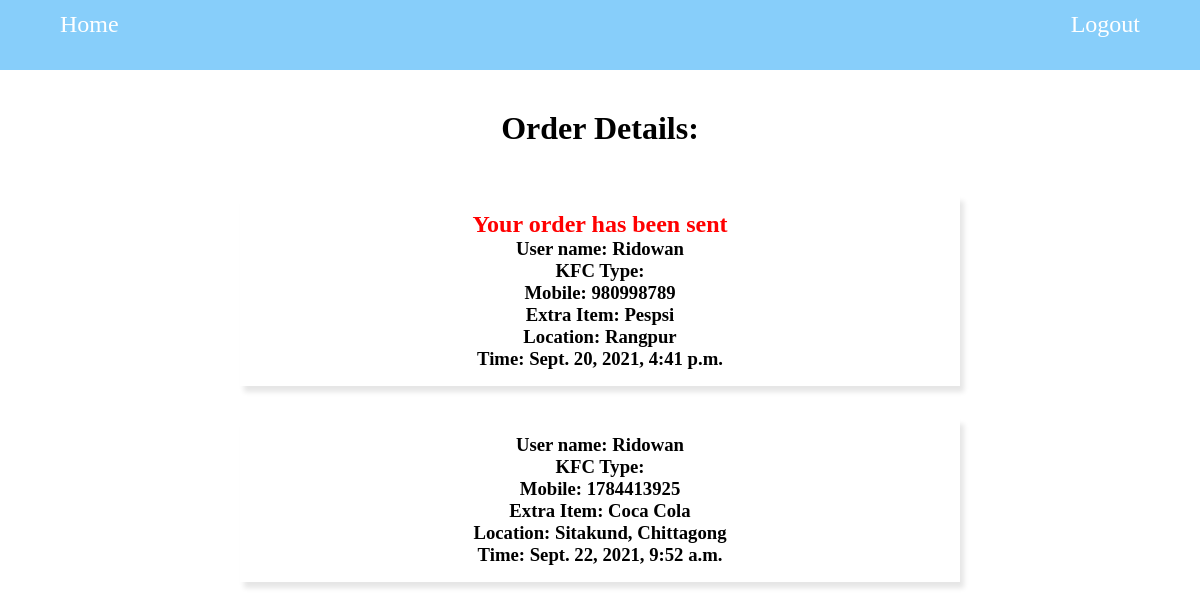
The app's page /order_details/ (signed in) with its own data.
### Kfc/models.py (models this page shows, shortened)
class Order(models.Model):
    user = models.ForeignKey(User, on_delete=models.CASCADE)
    KFC_TYPE = (
        ('Triple Treat Meal', 'Triple Treat Meal'),
        ('Leg piece Bucket', 'Leg piece Bucket'),
        ('Delight Meal', 'Delight Meal'),
        ('Tacos Meal', 'Tacos Meal'),
    )
    KFC_type = models.CharField(max_length=20, choices=KFC_TYPE)
    mobile = models.IntegerField(max_length=11)
    ITEM = (
        ('Pespsi', 'Pespsi'),
        ('Coca Cola', 'Coca Cola'),
    )
    extra_item = models.CharField(max_length=20, choices=ITEM)
    location = models.CharField(max_length=200)
    time = models.DateTimeField(default=timezone.now)
    id = models.AutoField(primary_key=True)
    DONE = (
        ('Not done', 'Not done'),
        ('Done', 'Done'),
    )
    done = models.CharField(max_length=10,choices=DONE, default='Not done')

### Kfc/views.py (the view)
# urls.py: path('order_details/',views.order_view,name='order_details'),
def order_view(request):
    order_object=Order.objects.filter(user=request.user)
    context={
        'object':order_object,
    }
    return render(request,"Kfc/order_details.html",context)

### Kfc/templates/Kfc/order_details.html
{% extends "Kfc/home.html" %}
{% block content %}
<div class="order">
    <h1 style="padding-bottom: 1rem;">Order Details:</h1>
    {% for ob in object %}
    <div class="details">
    {% if ob.done == 'Done' %}
    <h2 style="color: red;">Your order has been sent</h2>
    {% endif %}
    <h3>User name: {{ ob.user }}</h3>
    <h3>KFC Type: {{ ob.pizza_type }}</h3>
    <h3>Mobile: {{ ob.mobile }}</h3>
    <h3>Extra Item: {{ ob.extra_item }}</h3>
    <h3>Location: {{ ob.location }}</h3>
    <h3>Time: {{ ob.time }}</h3>
    </div>
    {% endfor %}
</div>
{% endblock %}

### Kfc/templates/Kfc/home.html (shortened to what this page needs)
{% load static %}
<!doctype html>
<html lang="en">
<head>
    <link rel="stylesheet" href="{% static 'UserReg/style.css' %}">
</head>
<body>
<div class="navbar">
    {% if user.is_authenticated %}
    <div class="authen">
        <div class="home-grid-1">
            <a href="{% url 'home' %}" style="color:white;font-size: 1.5rem;">Home</a>
        </div>
        <div class="home-grid-2">
            <a href="{% url 'logout' %}" style="color:white;font-size: 1.5rem;">Logout</a>
        </div>
    </div>
    {% endif %}
</div>
{% block content %}{% endblock %}
</body>
</html>

### UserReg/static/UserReg/style.css (style rules this page uses)
* { padding: 0; margin: 0; box-sizing: border-box; }
a { text-decoration: none; }
.navbar { max-height: 10vh; background-color: lightskyblue; padding-bottom: 2rem; }
.new-user,.authen { display: flex; justify-content: space-between; padding-top: .7rem; width: 90%; margin: 0 auto; }
.order { text-align: center; width: 60vw; margin:5vh auto 0 auto; }
.details { margin: 4vh 0; box-shadow: 4px 6px 5px rgba(0,0,0,0.1); }
.details { padding: 1rem 0; }

### records on screen
Order: done "Your order has been sent", user "Ridowan", mobile "980998789", extra_item "Pespsi", location "Rangpur", time "Sept. 20, 2021, 4:41 p.m."
Order: user "Ridowan", mobile "1784413925", extra_item "Coca Cola", location "Sitakund, Chittagong", time "Sept. 22, 2021, 9:52 a.m."
